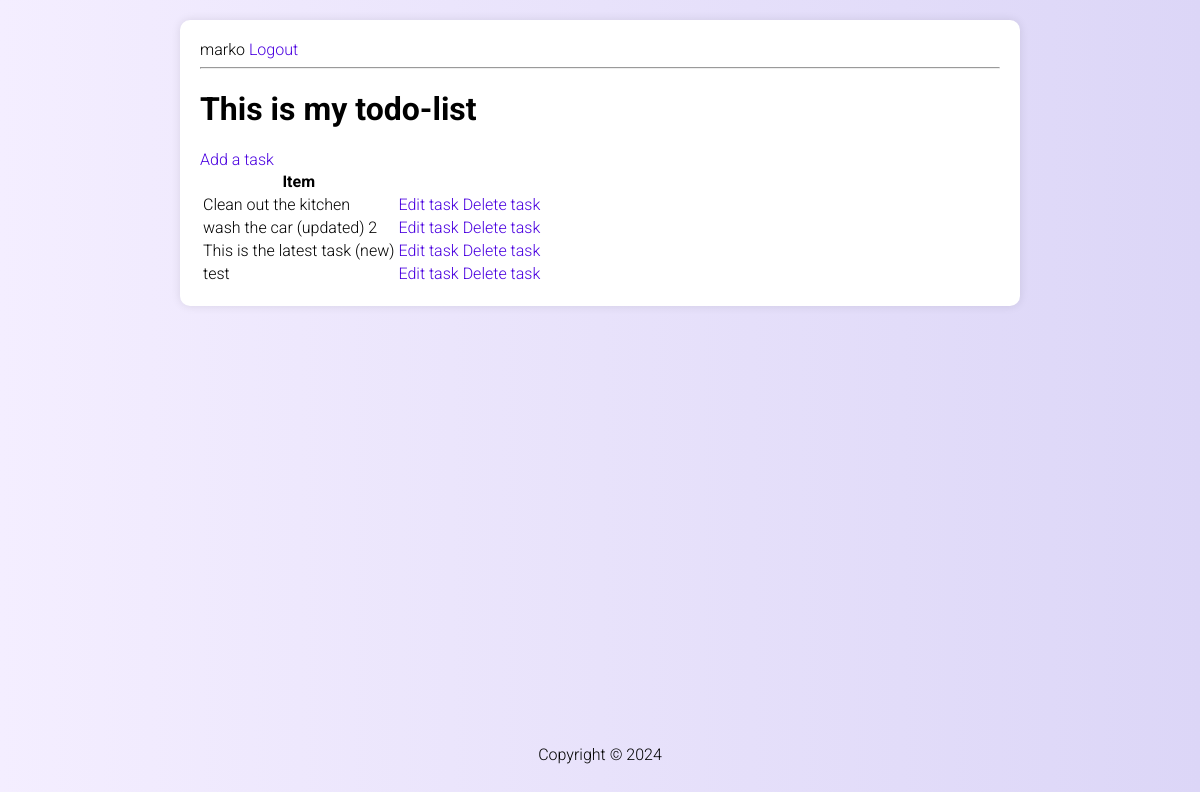
The app's page / (signed in), older data.
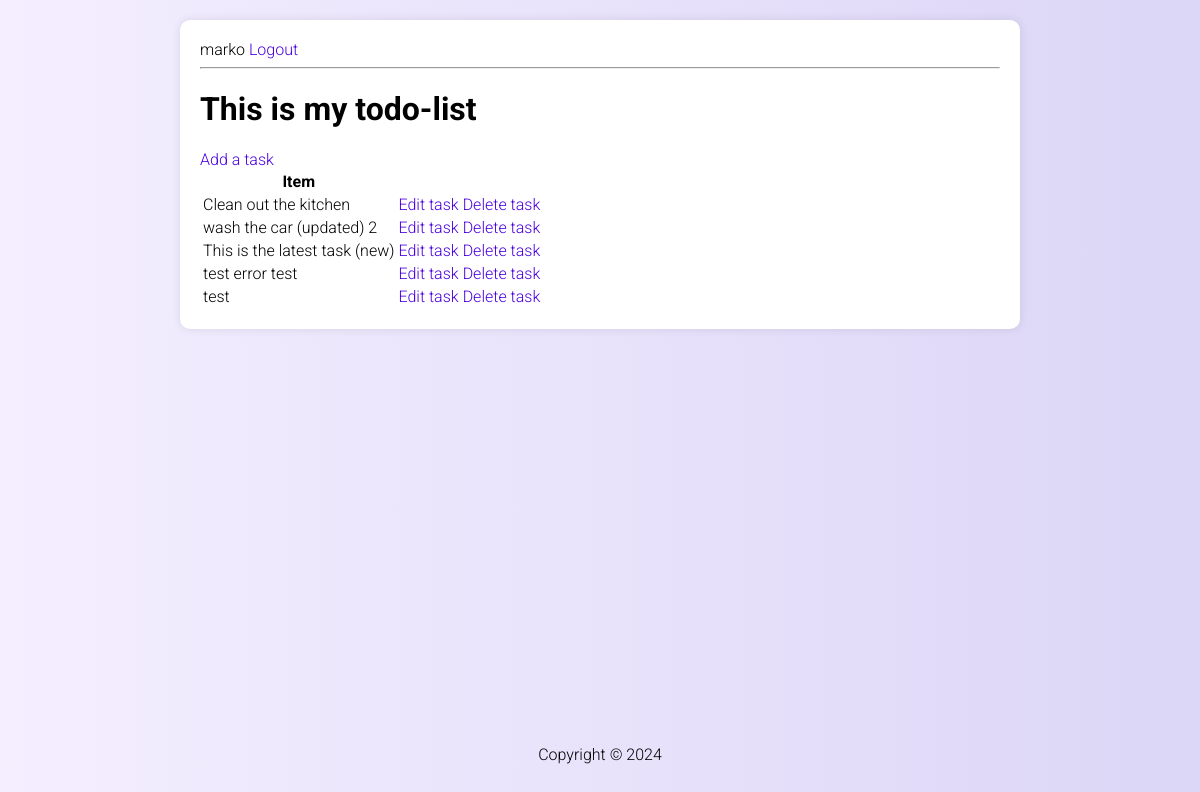
The same page, newer data.
### base/models.py (models this page shows, shortened)
class Task(models.Model):
    user = models.ForeignKey(User, on_delete=models.CASCADE, null=True, blank=True)
    title = models.CharField(max_length=200)
    description = models.TextField(null=True, blank=True)
    complete = models.BooleanField(default=False) # default value is False
    created = models.DateTimeField(auto_now_add=True) # auto_now_add=True means that the field will be automatically set to now when the object is first created
    class Meta:
        ordering = ['complete']

### base/views.py (the view)
# urls.py: path('', TaskList.as_view(), name='tasks'),
class TaskList(LoginRequiredMixin, ListView):
    model = Task
    context_object_name = 'todo_tasks'
    def get_context_data(self, **kwargs):
        context = super().get_context_data(**kwargs)
        context['todo_tasks'] = context['todo_tasks'].filter(user=self.request.user)
        context['count'] = context['todo_tasks'].filter(complete=False).count()
        return context

### base/templates/base/task_list.html
{% extends 'base/main.html' %}
{% block content %}
{% if request.user.is_authenticated %}
    {{request.user}}
    <a href="{% url 'logout' %}">Logout</a>
{% else %}
    <a href="{% url 'login' %}">Login</a>
{% endif %}
<hr>
<h1> This is my todo-list</h1>
<a href="{% url 'create-task' %}">Add a task</a>
<table>
    <tr>
        <th>Item</th>
        <th></th>
        <th></th>
    </tr>
    {% for task in todo_tasks %}
    <tr>
        <td>{{ task.title }}</td>
        <td><a href="{% url 'task-update' task.id %}">Edit task</a></td>
        <td><a href="{% url 'task-delete' task.id %}">Delete task</a></td>
    </tr>
    {% empty %}
        <tr>
            <td>No tasks!</td>
        </tr>
    {% endfor %}
</table>
{% endblock content %}

Row changes from the older to the newer data that the page shows:
added Task: title "test error test"
